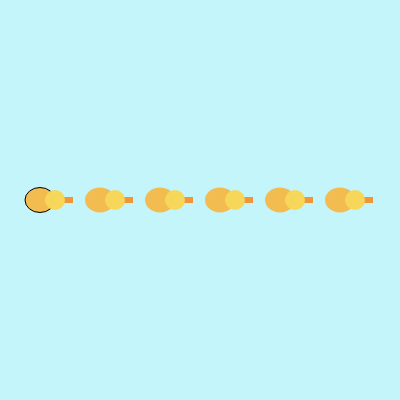
Frame 1 (no input)
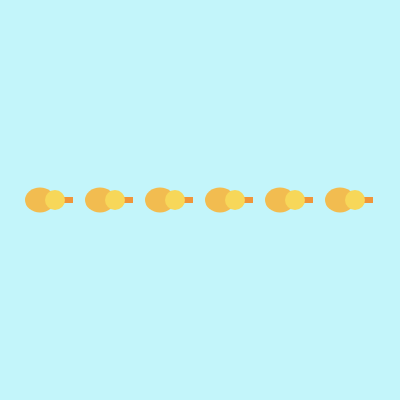
Frame 60 (no input)
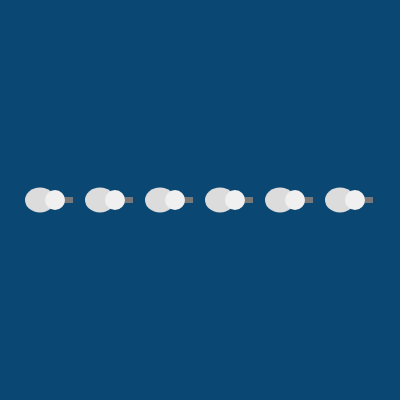
Frame 120 (the mouse pressed at the canvas centre since frame 60)

The p5.js sketch that drew these frames (run headless with seeded random() and noise() and a simulated clock; from frame 60 on, the mouse is pressed at the canvas centre):

// p5.js sketch
// ── sketch.js
// DM2008 — Activity 2b
// (Pattern Making, 40 min)

let d1;
let d2;
let d3;

let s1;
let s2;
let s3;

let b1;
let b2;

function setup() {
  createCanvas(400, 400);
  rectMode(CENTER);

  d1 = color("#F2BC50");
  d2 = color("#F7D759");
  d3 = color("#F0953A");

  s1 = color(220);
  s2 = color(240);
  s3 = color(120);
  
  b1 = color("#C3F5FA");
  b2 = color('#0B4773');
}

function draw() {
  background(b1);

  // Horizontal row of shapes
  for (let i = 0; i < width - 50; i += 20) {
    // Alternate colors using % (modulo)
    if (i % 3 == 0) {
      fill(d1); // pink
      ellipse(i + 40, height / 2, 30, 25);
      noStroke();
    } else if (i % 3 == 1) {
      fill(d2); // green
      ellipse(i + 15, height / 2, 20);
      noStroke();
    } else {
      fill(d3); // green
      rect(i + 48, height / 2, 10, 6);
      noStroke();
    }
    // TODO: change ellipse to rect, triangle, or something else
    // TODO: try varying size instead of color
  }

  if (mouseIsPressed) {
    d1 = s1;
    d2 = s2;
    d3 = s3;
    b1 = b2;
  } else {
    d1 = color("#F2BC50");
    d2 = color("#F7D759");
    d3 = color("#F0953A");
    b1 = color("#C3F5FA");
  }

  // TODO: add one interaction (mouse or key) to change the rule
  // Example: if (mouseIsPressed) { fill(255, 0, 0); }
}
